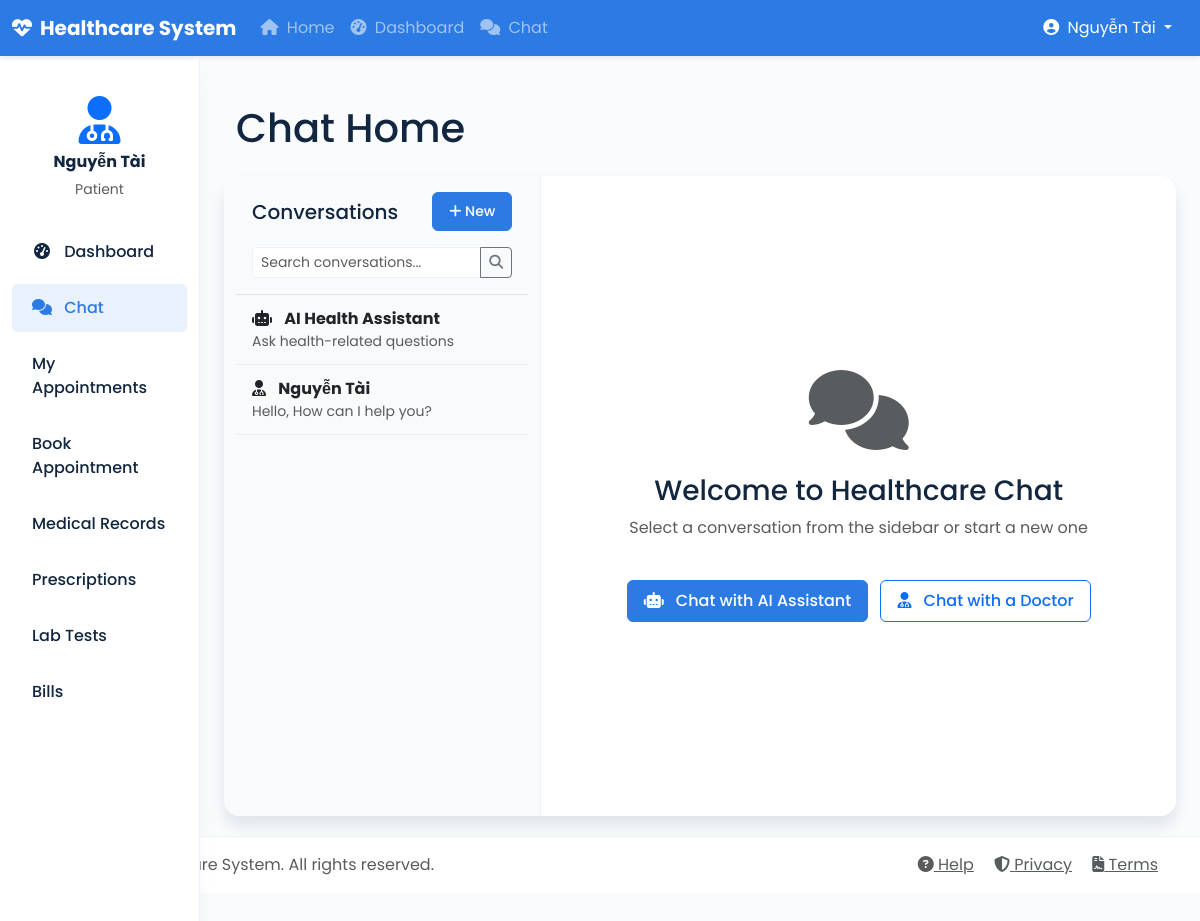
The page /chat/ (signed in) on the database its author committed.
### core/models.py (models this page shows, shortened)
class User(AbstractUser):
    USER_TYPE_CHOICES = (
        ('patient', 'Patient'),
        ('doctor', 'Doctor'),
        ('nurse', 'Nurse'),
        ('admin', 'Administrator'),
        ('pharmacist', 'Pharmacist'),
        ('insurance', 'Insurance Provider'),
        ('lab_tech', 'Lab Technician'),
    )
    user_type = models.CharField(max_length=20, choices=USER_TYPE_CHOICES)
    phone_number = models.CharField(max_length=15, blank=True, null=True)
    address = models.TextField(blank=True, null=True)
    date_of_birth = models.DateField(blank=True, null=True)

### chat/models.py (models this page shows, shortened)
class Conversation(models.Model):
    CONVERSATION_TYPES = (
        ('patient_doctor', 'Patient-Doctor'),
        ('patient_support', 'Patient-Support'),
        ('doctor_support', 'Doctor-Support'),
        ('ai_assistant', 'AI Assistant'),
    )
    title = models.CharField(max_length=100)
    created_at = models.DateTimeField(auto_now_add=True)
    updated_at = models.DateTimeField(auto_now=True)
    conversation_type = models.CharField(max_length=20, choices=CONVERSATION_TYPES)
    is_active = models.BooleanField(default=True)
    initiator = models.ForeignKey(settings.AUTH_USER_MODEL, on_delete=models.CASCADE, related_name='initiated_conversations')
    receiver = models.ForeignKey(settings.AUTH_USER_MODEL, on_delete=models.CASCADE, related_name='received_conversations', null=True, blank=True)
    def get_last_message(self):
        return self.messages.order_by('-timestamp').first()

class Message(models.Model):
    MESSAGE_TYPES = (
        ('text', 'Text'),
        ('image', 'Image'),
        ('file', 'File'),
        ('ai_response', 'AI Response'),
    )
    conversation = models.ForeignKey(Conversation, on_delete=models.CASCADE, related_name='messages')
    sender = models.ForeignKey(settings.AUTH_USER_MODEL, on_delete=models.CASCADE, related_name='sent_messages', null=True, blank=True)
    content = models.TextField()
    timestamp = models.DateTimeField(default=timezone.now)
    is_read = models.BooleanField(default=False)
    message_type = models.CharField(max_length=20, choices=MESSAGE_TYPES, default='text')
    attachment = models.FileField(upload_to='chat_attachments/', null=True, blank=True)
    class Meta:
        ordering = ['timestamp']

### chat/views.py (the view)
# urls.py: path('', views.chat_home, name='home'),
@login_required
def chat_home(request):
    user = request.user
    search_query = request.GET.get('q', '')
    conversations_query = Conversation.objects.filter(
        Q(initiator=user) | Q(receiver=user),
        is_active=True
    )
    if search_query:
        conversations_with_matching_title = conversations_query.filter(title__icontains=search_query)
        conversations_with_matching_messages = conversations_query.filter(
            messages__content__icontains=search_query
        ).distinct()
        conversations = (conversations_with_matching_title | conversations_with_matching_messages).distinct().order_by('-updated_at')
    else:
        conversations = conversations_query.order_by('-updated_at')
    ai_conversation, created = Conversation.objects.get_or_create(
        initiator=user,
        conversation_type='ai_assistant',
        defaults={
            'title': 'AI Health Assistant',
            'is_active': True
        }
    )
    context = {
        'conversations': conversations,
        'ai_conversation': ai_conversation,
        'search_query': search_query
    }
    return render(request, 'chat/home.html', context)

### chat/templates/chat/home.html (shortened to what this page needs)
{% extends 'chat/base_chat.html' %}
{% block chat_title %}Chat Home{% endblock %}
{% block chat_content %}
<div class="col-md-4 chat-sidebar">
    <div class="p-3 border-bottom">
        <div class="d-flex justify-content-between align-items-center mb-3">
            <h5 class="mb-0">Conversations</h5>
            <button class="btn btn-sm btn-primary" data-bs-toggle="modal" data-bs-target="#newConversationModal">
                <i class="fas fa-plus"></i> New
            </button>
        </div>
        <form method="get" action="{% url 'chat:home' %}" class="mt-2">
            <div class="input-group input-group-sm">
                <input type="text" class="form-control" placeholder="Search conversations..." name="q" value="{{ search_query }}">
                <button class="btn btn-outline-secondary" type="submit">
                    <i class="fas fa-search"></i>
                </button>
            </div>
        </form>
    </div>
    <ul class="chat-list">
        <li class="chat-list-item {% if ai_conversation.id == active_conversation.id %}active{% endif %}">
            <a href="{% url 'chat:conversation' ai_conversation.id %}" class="text-decoration-none text-dark d-flex justify-content-between align-items-center">
                <div>
                    <i class="fas fa-robot me-2"></i>
                    <strong>AI Health Assistant</strong>
                    <p class="text-muted mb-0 small">Ask health-related questions</p>
                </div>
            </a>
        </li>
        {% for conversation in conversations %}
            {% if conversation.id != ai_conversation.id %}
            <li class="chat-list-item {% if conversation.id == active_conversation.id %}active{% endif %}">
                <a href="{% url 'chat:conversation' conversation.id %}" class="text-decoration-none text-dark d-flex justify-content-between align-items-center">
                    <div>
                        {% if conversation.conversation_type == 'patient_doctor' %}
                            <i class="fas fa-user-md me-2"></i>
                        {% elif conversation.conversation_type == 'patient_support' or conversation.conversation_type == 'doctor_support' %}
                            <i class="fas fa-headset me-2"></i>
                        {% else %}
                            <i class="fas fa-comments me-2"></i>
                        {% endif %}
                        <strong>
                            {% if conversation.initiator == request.user %}
                                {{ conversation.receiver.get_full_name }}
                            {% else %}
                                {{ conversation.initiator.get_full_name }}
                            {% endif %}
                        </strong>
                        <p class="text-muted mb-0 small">
                            {% with last_message=conversation.get_last_message %}
                                {% if last_message %}
                                    {{ last_message.content|truncatechars:30 }}
                                {% else %}
                                    No messages yet
                                {% endif %}
                            {% endwith %}
                        </p>
                    </div>
                </a>
            </li>
            {% endif %}
        {% endfor %}
    </ul>
</div>
<div class="col-md-8 chat-main">
    <div class="d-flex flex-column justify-content-center align-items-center h-100 text-center">
        <i class="fas fa-comments fa-5x text-muted mb-4"></i>
        <h3>Welcome to Healthcare Chat</h3>
        <p class="text-muted">Select a conversation from the sidebar or start a new one</p>
        <div class="mt-4">
            <a href="{% url 'chat:conversation' ai_conversation.id %}" class="btn btn-primary me-2">
                <i class="fas fa-robot me-2"></i> Chat with AI Assistant
            </a>
            <button class="btn btn-outline-primary" data-bs-toggle="modal" data-bs-target="#newConversationModal">
                <i class="fas fa-user-md me-2"></i> Chat with a Doctor
            </button>
        </div>
    </div>
</div>
{% endblock %}

### core/templates/core/base.html (shortened to what this page needs)
<!DOCTYPE html>
<html lang="en">
<head>
    <link href="https://cdn.jsdelivr.net/npm/bootstrap@5.3.0-alpha1/dist/css/bootstrap.min.css" rel="stylesheet">
    <link rel="stylesheet" href="https://cdnjs.cloudflare.com/ajax/libs/font-awesome/6.4.0/css/all.min.css">
</head>
<body>
    <nav class="navbar navbar-expand-md navbar-dark bg-primary fixed-top">
        <div class="container-fluid">
            <a class="navbar-brand fw-bold" href="{% url 'core:home' %}">
                <i class="fas fa-heartbeat me-2"></i>Healthcare System
            </a>
            <div class="collapse navbar-collapse" id="navbarCollapse">
                <ul class="navbar-nav me-auto mb-2 mb-md-0">
                    <li class="nav-item">
                        <a class="nav-link" href="{% url 'core:home' %}">
                            <i class="fas fa-home me-1"></i> Home
                        </a>
                    </li>
                    {% if user.is_authenticated %}
                    <li class="nav-item">
                        <a class="nav-link" href="{% url 'core:dashboard' %}">
                            <i class="fas fa-tachometer-alt me-1"></i> Dashboard
                        </a>
                    </li>
                    <li class="nav-item">
                        <a class="nav-link" href="{% url 'chat:home' %}">
                            <i class="fas fa-comments me-1"></i> Chat
                        </a>
                    </li>
                    {% endif %}
                </ul>
                <div class="d-flex align-items-center">
                    {% if user.is_authenticated %}
                    <div class="dropdown me-3">
                        <a class="text-white dropdown-toggle text-decoration-none" href="#" role="button" id="userDropdown" data-bs-toggle="dropdown" aria-expanded="false">
                            <i class="fas fa-user-circle me-1"></i>
                            <span>{{ user.get_full_name|default:user.username }}</span>
                        </a>
                    </div>
                    {% endif %}
                </div>
            </div>
        </div>
    </nav>
    <div class="container-fluid">
        <div class="row">
            {% if user.is_authenticated %}
            <nav id="sidebar" class="col-md-3 col-lg-2 d-md-block sidebar collapse">
                <div class="position-sticky pt-3">
                    <div class="px-3 mb-4">
                        <div class="text-center">
                            <i class="fas fa-user-md fa-3x text-primary mb-2"></i>
                            <h6 class="fw-bold">{{ user.get_full_name|default:user.username }}</h6>
                            <p class="small text-muted mb-0">{{ user.get_user_type_display }}</p>
                        </div>
                    </div>
                    <ul class="nav flex-column">
                        {% block sidebar %}
                        <li class="nav-item">
                            <a class="nav-link" href="{% url 'core:dashboard' %}">
                                <i class="fas fa-tachometer-alt"></i> Dashboard
                            </a>
                        </li>
                        <li class="nav-item">
                            <a class="nav-link" href="{% url 'chat:home' %}">
                                <i class="fas fa-comments"></i> Chat
                            </a>
                        </li>
                        {% if user.user_type == 'patient' %}
                        <li class="nav-item">
                            <a class="nav-link" href="{% url 'core:patient_appointments' %}">
                                My Appointments
                            </a>
                        </li>
                        <li class="nav-item">
                            <a class="nav-link" href="{% url 'core:book_appointment' %}">
                                Book Appointment
                            </a>
                        </li>
                        <li class="nav-item">
                            <a class="nav-link" href="{% url 'core:patient_medical_records' %}">
                                Medical Records
                            </a>
                        </li>
                        <li class="nav-item">
                            <a class="nav-link" href="{% url 'core:patient_prescriptions' %}">
                                Prescriptions
                            </a>
                        </li>
                        <li class="nav-item">
                            <a class="nav-link" href="{% url 'core:patient_lab_tests' %}">
                                Lab Tests
                            </a>
                        </li>
                        <li class="nav-item">
                            <a class="nav-link" href="{% url 'core:patient_bills' %}">
                                Bills
                            </a>
                        </li>
                        {% elif user.user_type == 'pharmacist' %}
                        <li class="nav-item">
                            <a class="nav-link" href="{% url 'core:pharmacist_prescriptions' %}">
                                Prescriptions
                            </a>
                        </li>
                        {% elif user.user_type == 'lab_tech' %}
                        <li class="nav-item">
                            <a class="nav-link" href="{% url 'core:lab_tests' %}">
                                Lab Tests
                            </a>
                        </li>
                        {% elif user.user_type == 'insurance' %}
                        <li class="nav-item">
                            <a class="nav-link" href="{% url 'core:insurance_claims' %}">
                                Insurance Claims
                            </a>
                        </li>
                        {% endif %}
                        {% endblock %}
                    </ul>
                </div>
            </nav>
            <main class="col-md-9 ms-sm-auto col-lg-10 px-md-4 main-content">
            {% else %}
            <main class="col-12 px-4">
            {% endif %}
                <div class="mt-4">
                    {% block content %}{% endblock %}
                </div>
            </main>
        </div>
    </div>
    <footer class="footer mt-auto py-3 bg-light">
        <div class="container">
            <div class="row align-items-center">
                <div class="col-md-6">
                    <span class="text-muted">
                        © 2023 Healthcare System. All rights reserved.
                    </span>
                </div>
                <div class="col-md-6 text-md-end">
                    <a href="#" class="text-muted me-3"><i class="fas fa-question-circle"></i> Help</a>
                    <a href="#" class="text-muted me-3"><i class="fas fa-shield-alt"></i> Privacy</a>
                    <a href="#" class="text-muted"><i class="fas fa-file-contract"></i> Terms</a>
                </div>
            </div>
        </div>
    </footer>
</body>
</html>

### rows shown on the page
User: get_full_name "Nguyễn Tài", user_type "Patient"
Conversation: conversation_type "patient_doctor" (drawn), receiver.get_full_name "Nguyễn Tài", get_last_message.content "Hello, How can I help you?"
